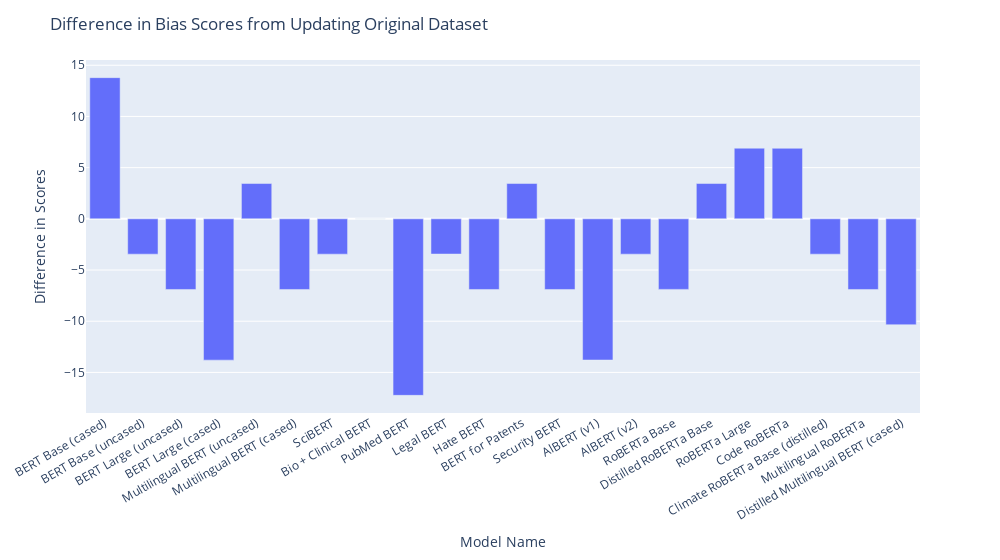

Notebook source saved alongside this figure:
### Code cell
fig = px.bar(
    model_scores_df, 
    x="Model Name", 
    y="Difference in Scores",
    hover_name = model_scores_df["Model Name"],
    width=1000 
    )

fig.update_layout(
    title = "Difference in Bias Scores from Updating Original Dataset",
    xaxis_tickangle=-30)

fig.show()

### Figure 1 — Plotly figure (JSON) as saved in the notebook; plotly's stock layout.template omitted (floating-point values rounded to 4 significant figures)
{"data": [{"alignmentgroup": "True", "hovertemplate": "<b>%{hovertext}</b><br><br>Model Name=%{x}<br>Difference in Scores=%{y}<extra></extra>", "hovertext": ["BERT Base (cased)", "BERT Base (uncased)", "BERT Large (uncased)", "BERT Large (cased)", "Multilingual BERT (uncased)", "Multilingual BERT (cased)", "SciBERT", "Bio + Clinical BERT", "PubMed BERT", "Legal BERT", "Hate BERT", "BERT for Patents", "Security BERT", "AlBERT (v1)", "AlBERT (v2)", "RoBERTa Base", "Distilled RoBERTa Base", "RoBERTa Large", "Code RoBERTa", "Climate RoBERTa Base (distilled)", "Multilingual RoBERTa", "Distilled Multilingual BERT (cased)"], "legendgroup": "", "marker": {"color": "#636efa", "pattern": {"shape": ""}}, "name": "", "offsetgroup": "", "orientation": "v", "showlegend": false, "textposition": "auto", "type": "bar", "x": ["BERT Base (cased)", "BERT Base (uncased)", "BERT Large (uncased)", "BERT Large (cased)", "Multilingual BERT (uncased)", "Multilingual BERT (cased)", "SciBERT", "Bio + Clinical BERT", "PubMed BERT", "Legal BERT", "Hate BERT", "BERT for Patents", "Security BERT", "AlBERT (v1)", "AlBERT (v2)", "RoBERTa Base", "Distilled RoBERTa Base", "RoBERTa Large", "Code RoBERTa", "Climate RoBERTa Base (distilled)", "Multilingual RoBERTa", "Distilled Multilingual BERT (cased)"], "xaxis": "x", "y": [13.79, -3.45, -6.9, -13.8, 3.45, -6.9, -3.45, 0, -17.24, -3.44, -6.9, 3.45, -6.9, -13.79, -3.45, -6.89, 3.45, 6.9, 6.89, -3.45, -6.9, -10.34], "yaxis": "y"}], "layout": {"barmode": "relative", "legend": {"tracegroupgap": 0}, "margin": {"t": 60}, "title": {"text": "Difference in Bias Scores from Updating Original Dataset"}, "width": 1000, "xaxis": {"anchor": "y", "domain": [0, 1], "tickangle": -30, "title": {"text": "Model Name"}}, "yaxis": {"anchor": "x", "domain": [0, 1], "title": {"text": "Difference in Scores"}}}}
